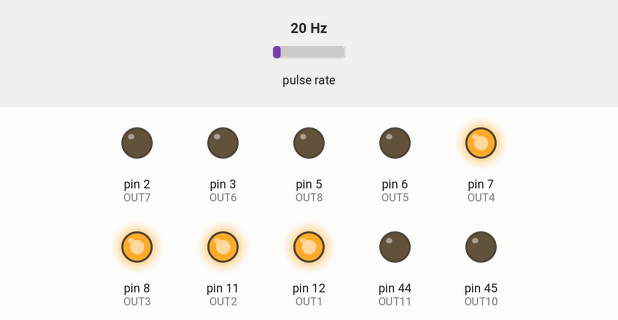
Simulated run of this sketch. Board: Arduino Mega 2560, built with avr-gcc and run on an emulated ATmega2560. Shown: output pins drawn as LEDs (lit = HIGH). Wiring (inferred from the names in the program): pulse sensor: data pin 48. The test bench sets the inputs (shaded band); at power-on: pulse rate 20 Hz.

Above: at 0.1 s.
Timing chart, 0 to 1.6 s (numbered marks = the images above):
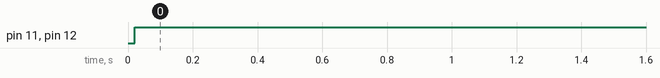

The sketch:

rcInOutClass.ino
```cpp
#include "rcInOut.h"
extern RCINOUT radio;
enum {OUT1, OUT2, OUT3, OUT4, OUT5};
void setup() {
  Serial.begin(115200);
  radio.init();
  radio.enableOut(OUT1); radio.enableOut(OUT2);
  radio.enableOut(OUT3); radio.enableOut(OUT4);
}
void loop() {
    if (radio.getState()){
      Serial.print(radio.inputCh(OUT1));Serial.print(",");
      Serial.print(radio.inputCh(OUT2));Serial.print(",");
      Serial.print(radio.inputCh(OUT3));Serial.print(",");
      Serial.print(radio.inputCh(OUT4));Serial.print(",");
      Serial.print(radio.inputCh(OUT5));Serial.print("\n");
      radio.outputCh(OUT1, radio.inputCh(OUT1)); radio.outputCh(OUT2, radio.inputCh(OUT2));
      radio.outputCh(OUT3, radio.inputCh(OUT3)); radio.outputCh(OUT4, radio.inputCh(OUT4));
    }
    delay(10);
}
```

rcInOut.cpp
```cpp
#include "rcInOut.h"
RCINOUT radio;
void RCINOUT::outputCh(unsigned char ch, uint16_t pwm){
  pwm=constrain(pwm,MIN_PULSEWIDTH,MAX_PULSEWIDTH);
  pwm<<=1;   // pwm*2; Regiter 2000 ~ 4000
 switch(ch)   {
    case 0:  OCR1B=pwm; break;  // out1
    case 1:  OCR1A=pwm; break;  // out2
    case 2:  OCR4C=pwm; break;  // out3
    case 3:  OCR4B=pwm; break;  // out4
    case 4:  OCR4A=pwm; break;  // out5
    case 5:  OCR3C=pwm; break;  // out6
    case 6:  OCR3B=pwm; break;  // out7
    case 7:  OCR3A=pwm; break;  // out8
    case 9:  OCR5B=pwm; break;  // out10 x
    case 10: OCR5C=pwm; break;  // out11 x
  }
}
void RCINOUT::enableOut(uint8_t ch){
  switch(ch) {
    case 0: TCCR1A |= (1<<COM1B1); break; // CH_1 : OC1B
    case 1: TCCR1A |= (1<<COM1A1); break; // CH_2 : OC1A
    case 2: TCCR4A |= (1<<COM4C1); break; // CH_3 : OC4C
    case 3: TCCR4A |= (1<<COM4B1); break; // CH_4 : OC4B
    case 4: TCCR4A |= (1<<COM4A1); break; // CH_5 : OC4A
    case 5: TCCR3A |= (1<<COM3C1); break; // CH_6 : OC3C
    case 6: TCCR3A |= (1<<COM3B1); break; // CH_7 : OC3B
    case 7: TCCR3A |= (1<<COM3A1); break; // CH_8 : OC3A
    case 9: TCCR5A |= (1<<COM5B1); break; // CH_10 : OC5B
    case 10: TCCR5A |= (1<<COM5C1); break; // CH_11 : OC5C
  }
}
void RCINOUT::disableOut(uint8_t ch) {
  switch(ch) {
    case 0: TCCR1A &= ~(1<<COM1B1); break; // CH_1 : OC1B
    case 1: TCCR1A &= ~(1<<COM1A1); break; // CH_2 : OC1A
    case 2: TCCR4A &= ~(1<<COM4C1); break; // CH_3 : OC4C
    case 3: TCCR4A &= ~(1<<COM4B1); break; // CH_4 : OC4B
    case 4: TCCR4A &= ~(1<<COM4A1); break; // CH_5 : OC4A
    case 5: TCCR3A &= ~(1<<COM3C1); break; // CH_6 : OC3C
    case 6: TCCR3A &= ~(1<<COM3B1); break; // CH_7 : OC3B
    case 7: TCCR3A &= ~(1<<COM3A1); break; // CH_8 : OC3A
    case 9: TCCR5A &= ~(1<<COM5B1); break; // CH_10 : OC5B
    case 10: TCCR5A &= ~(1<<COM5C1); break; // CH_11 : OC5C
  }
}
void RCINOUT::init(){
  //TIMER1: WGM 1110, TOP=ICR1, CS=2, OUT1,OUT2
  pinMode(12,OUTPUT); // OUT1 (PB6/OC1B)
  pinMode(11,OUTPUT); // OUT2 (PB5/OC1A)
  TCCR1A =((1<<WGM11));
  TCCR1B = (1<<WGM13)|(1<<WGM12)|(1<<CS11);
  ICR1 = 40000; // 0.5us tick => 50hz freq
  OCR1A = 0xFFFF; OCR1B = 0xFFFF;//disable
 //TIMER4: WGM 1110, TOP=ICR4, CS=2, OUT3,OUT4,OUT5
  pinMode(8,OUTPUT); // OUT3 (PH5/OC4C)
  pinMode(7,OUTPUT); // OUT4 (PH4/OC4B)
  pinMode(6,OUTPUT); // OUT5 (PH3/OC4A)
  TCCR4A =((1<<WGM41));
  TCCR4B = (1<<WGM43)|(1<<WGM42)|(1<<CS41);
  OCR4A = 0xFFFF; OCR4B = 0xFFFF; OCR4C = 0xFFFF;
  ICR4 = 40000; // 0.5us tick => 50hz freq
  //TIMER3: WGM 1110, TOP=ICR3, CS=2, OUT6,OUT7,OUT8
  pinMode(3,OUTPUT); // OUT6 (PE5/OC3C)
  pinMode(2,OUTPUT); // OUT7 (PE4/OC3B)
  pinMode(5,OUTPUT); // OUT8 (PE3/OC3A)
  TCCR3A =((1<<WGM31));
  TCCR3B = (1<<WGM33)|(1<<WGM32)|(1<<CS31);
  OCR3A = 0xFFFF; OCR3B = 0xFFFF; OCR3C = 0xFFFF;
  ICR3 = 40000; // 0.5us tick => 50hz freq
  //TIMER5: WGM 1111, TOP=OCR5A, CS=2, PPM,OUT10,OUT11
  pinMode(48, INPUT);  // PPM Input(PL1/ICP5)
  pinMode(45, OUTPUT); // OUT10 (PL4/OC5B)
  pinMode(44, OUTPUT); // OUT11 (PL5/OC5C)
  TCCR5A =((1<<WGM50)|(1<<WGM51));
  TCCR5B = ((1<<WGM53)|(1<<WGM52)|(1<<CS51)|(1<<ICES5)); //Rising
  OCR5A = 40000; // 0.5us tick => 50hz freq.
//  isr_reg->register_signal( ISR_REGISTRY_TIMER5_CAPT, _timer5_capt );
  TIMSK5 |= (1<<ICIE5); // Enable Input Capture interrupt
}
void RCINOUT::_timer5_capt(void) {
  static uint16_t prev_icr;
  static uint8_t frame_idx;
  uint16_t icr, pwidth;
  icr = ICR5;    // copy time stamp
  if ( icr < prev_icr ) {   // TOP = 40000
    pwidth = ( icr + 40000 ) - prev_icr;
  } else {
    pwidth = icr - prev_icr;
  }
  if ( pwidth > 8000 ) { // if is blank time
    frame_idx=0;
  } else {
    if ( frame_idx < NUM_CHANNELS ) {
      _PWM_RAW[frame_idx++ ] = pwidth;
      if (frame_idx >= NUM_CHANNELS) {
        _radio_status = 1; // One frame finished
      }
    }
  }
  prev_icr = icr; // Save icr for next call.
}
unsigned char RCINOUT::getState(void){
  return _radio_status;
}
uint16_t RCINOUT::inputCh(unsigned char ch){
  uint16_t result;
  cli();    //disable all interrupts
  result = _PWM_RAW[ch];
  sei();  //enabal all interrupts again
  result >>= 1; // convert to us unit
  result = constrain(result,MIN_PULSEWIDTH,MAX_PULSEWIDTH);
  _radio_status = 0; // Radio channel read
  return result;
}
ISR(TIMER5_CAPT_vect) {
    radio._timer5_capt();
}
```

rcInOut.h
```cpp
#ifndef __RCINOUT_H__
#define __RCINOUT_H__
#define NUM_CHANNELS 8
#define MIN_PULSEWIDTH 900
#define MAX_PULSEWIDTH 2100
#include <Arduino.h>
class RCINOUT{
   volatile uint16_t _PWM_RAW[NUM_CHANNELS]
          = {2400,2400,2400,2400,2400,2400,2400,2400};
    volatile uint8_t _radio_status=0;
  public:
    void outputCh(unsigned char ch, uint16_t pwm);
    void enableOut(uint8_t ch);
    void disableOut(uint8_t ch);
    void init();
    unsigned char getState(void);
    uint16_t inputCh(unsigned char ch);
    void _timer5_capt(void);
};
#endif
```

Measured:
- by itself, pin 11 (OUT2), pin 12 (OUT1): LOW → HIGH at 0.02 s
